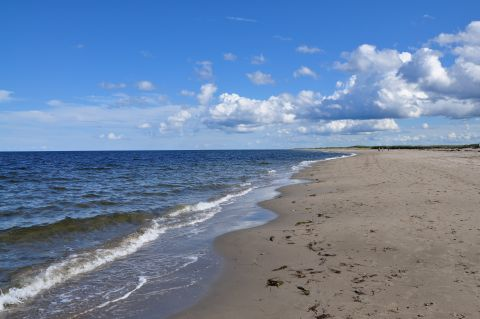
//> input picture waves.jpg, 480 x 319 px
$ ./4-4   (built with g++ and OpenCV 4)
//> lines starting //> are read from the running program, lines starting //| are printed output that depends on the picture; after the words box and inside, x2 and y2 are one past the last pixel; in counts of white or black regions, pixels touching at a corner belong together
### colorHistograms.h
#pragma once
/* colorHistograms.h  */
#include <iostream>
#include <opencv2/opencv.hpp>

using namespace cv;
using namespace std;

class ColorHistogram {
private:
	int  histSize[3]; //각 차원의 크기
	float  hranges[2]; //값 범위
	const float* ranges[3];   //각 차원의 범위
	int channels[3];   //고려할 채널
public:
	ColorHistogram() {
		histSize[0] = histSize[1] = histSize[2] = 256;
		hranges[0] = 0.0;
		hranges[1] = 255.0;
		ranges[0] = hranges;  ranges[1] = hranges;  ranges[2] = hranges; //이 클래스의 모든 채널은 같은 범위
		channels[0] = 0; channels[1] = 1;  channels[2] = 2; //3 채널
	}

	//빈 개수 설정
	void setSize(int size) {
		histSize[0] = histSize[1] = histSize[2] = size;
	}

	MatND  getHistogram(const Mat &image) {//1600만 컬러의 히스토그램(256x256x256)
		MatND  hist;
		//BGR 컬러 히스토그램
		hranges[0] = 0.0;   hranges[1] = 255.0;
		channels[0] = 0; channels[1] = 1;  channels[2] = 2;  //세 채널
		calcHist(&image, 1, channels, Mat(), hist, 3, histSize, ranges);
		return  hist;
	}

	//BGR을 HSV로 변환 후 H 히스토그램
	// [29 lines left out: functions getHueHistogram, getHueHistogram, not called in this run]
};

### contentFinder.h
#pragma once
/* contentFinder.h
컬러 히스토그램 역투영: 물체의 모양은 무시하고 단순히 컬러 분포만으로 검출 */
#include <opencv2/opencv.hpp>
using namespace cv;

class ContentFinder {
private:
	//히스토그램 파라미터
	float  hranges[2];
	const  float* ranges[3];
	int  channels[3];

	float  threshold; //경계값 설정
	Mat  histogram; //입력 히스토그램
	SparseMat  shistogram; //only non-zero elements are stores
	bool  isSparse;

public:
	ContentFinder() : threshold(0.1f), isSparse(false) {
		ranges[0] = hranges;  ranges[1] = hranges;  ranges[2] = hranges;
	} //channels

	void setThreshold(float t) {
		threshold = t;
	}

	float getThreshold() {
		return  threshold;
	}

	void setHistogram(const Mat& h) {
		isSparse = false;
		normalize(h, histogram, 1.0);
	}

	// [4 lines left out: function setHistogram, not called in this run]

	//역투영을 위해 지정할 것들
	Mat find(const Mat& image) {
		Mat result;
		hranges[0] = 0.0;   hranges[1] = 255.0;
		channels[0] = 0; channels[1] = 1;  channels[2] = 2;  //세 채널
		return find(image, hranges[0], hranges[1], channels);
	}

	//히스토그램에 속하는 화소 찾기
	Mat  find(const Mat& image, float minValue, float maxValue, int *channels) {
		Mat  result;
		hranges[0] = minValue;   hranges[1] = maxValue;

		if (isSparse) { //계급 수가 너무 많으면 SparseMat 클래스 사용
			for (int i = 0; i<shistogram.dims(); i++)
				this->channels[i] = channels[i];

			calcBackProject(&image, 1, channels, shistogram, result, ranges, 255.0);
		}
		else {
			for (int i = 0; i<histogram.dims; i++) //히스토그램 차원 = 채널목록
				this->channels[i] = channels[i];

			//확률맵 작성
			//cv::calcBackProject(&image, 한번에 영상 한개만 사용, ... , 확률값의 1을 255로 매핑)
			calcBackProject(&image, 1, channels, histogram, result, ranges, 255.0);

		}

		//확률맵 이진화를 통한 모델 영상 검출
		//이진 영상을 얻기 위해 역투영을 경계화
		if (threshold > 0)
			cv::threshold(result, result, 255.0*threshold, 255.0, cv::THRESH_BINARY);

		return  result;
	}
};

/*
<히스토그램 역투영 절차>
1. 영상 입력 후, 관심 영역 설정
2. 관심 영역의 히스토그램 작성
3. 히스토그램 정규화
4. 확률맵 작성(calcBackProject() 사용) - 확률맵 = 신뢰도 맵
5. 확률맵 이진화를 통한 모델 영상 검출
*/

### histograms.h
#pragma once
/* histograms.h  */
#include <opencv2/opencv.hpp>
using namespace cv;

//그레이레벨 영상의 히스토그램 생성
class Histogram1D {
private:
	int histSize[1]; //빈 개수
	float hranges[2]; //값 범위
	const float* ranges[1]; //값 범위를 가리키는 포인터
	int channels[1]; //조사할 채널 번호

public:
	Histogram1D() {
		histSize[0] = 256;
		hranges[0] = 0.0;
		hranges[1] = 255.0;
		ranges[0] = hranges;
		channels[0] = 0;
	}

	//1D 히스토그램 계산
	MatND getHistogram(const Mat& image) {
		MatND hist;
		calcHist(&image, 1, channels, Mat(), hist, 1, histSize, ranges);
		return hist;
	}

	//1D 히스토그램을 계산한 후, 히스토그램 영상으로 반환
	Mat getHistogramImage(const Mat& image) {
		MatND hist = getHistogram(image);

		double maxVal = 0, minVal = 0;
		//cv::minMaxLoc(input, minVal, maxVal, minLoc(in 2D case), maxLoc(in 2D case), mask)
		minMaxLoc(hist, &minVal, &maxVal, 0, 0); //최소, 최대 빈 값 얻기

		Mat histImage(histSize[0], histSize[0], CV_8U, Scalar(255)); //히스토그램을 표시할 정사각형 영상
		int hpt = static_cast<int>(0.9*histSize[0]); //최고 높이가 총 빈 개수의 90%

		//빈 당 수직선 그리기
		for (int h = 0; h < histSize[0]; h++) {
			float binVal = hist.at<float>(h);
			int intensity = static_cast<int>(binVal*hpt / maxVal);
			line(histImage, Point(h, histSize[0]), Point(h, histSize[0] - intensity), Scalar::all(0));
		}
		return histImage;
	}

	//영상 모습을 변경하는 룩업테이블 적용
	// [46 lines left out: functions applyLookUp, stretch, equalize, not called in this run]
};

### 4-4.cpp
/* 4-4.cpp
(그레이, 컬러)히스토그램 역투영  */
#include <iostream>
#include <opencv2/opencv.hpp>
#include "histograms.h"
#include "contentFinder.h"
#include "colorhistograms.h"

using namespace cv;
using namespace std;

void main() {

	//그레이 히스토그램 역투영
	Mat image = imread("waves.jpg", 0);
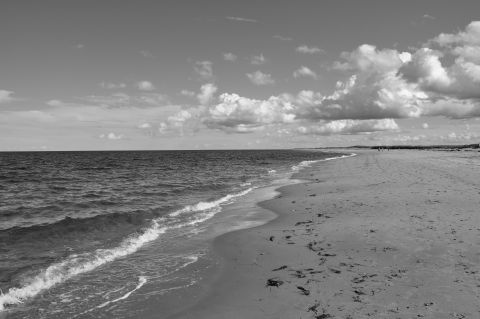
//> image: 319 rows x 480 cols, CV_8UC1; min 8, max 250, mean 128.6
	Mat imageROI = image(Rect(369, 67, 25, 30)); //구름 영역
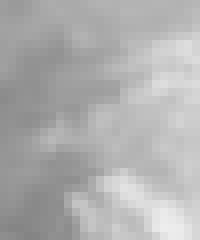
//> imageROI: 30 rows x 25 cols, CV_8UC1 (shown 8 times larger); min 132, max 237, mean 175.7

	Histogram1D h;
	Mat hist = h.getHistogram(imageROI);
//> in getHistogram, `calcHist(&image, 1, channels, Mat(), hist, 1, histSize, ranges);`: hist = 256 values, max 19 at index 170, min 0 at index 0, mean 2.93
	imshow("Reference Hist", h.getHistogramImage(imageROI));
//> in getHistogramImage, `minMaxLoc(hist, &minVal, &maxVal, 0, 0);`: maxVal = 19
//> after the loop in getHistogramImage, `for (int h = 0; h < histSize[0]; h++)`:
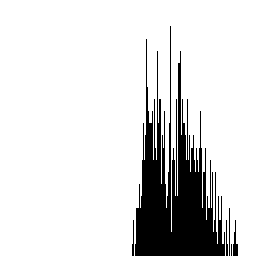
//> histImage: 256 rows x 256 cols, CV_8UC1; 86.2% white; 6 black regions (1 under 20 px), largest, box (x1, y1, x2, y2) and area: (135, 26, 225, 256) 8780, (233, 220, 238, 256) 96, (229, 208, 230, 256) 48, (132, 220, 134, 256) 48, (226, 220, 228, 256) 48

	ContentFinder finder;
	finder.setHistogram(hist); //정규화 히스토그램 1차원, channels[0] = 0;
//> in setHistogram, `normalize(h, histogram, 1.0);`: histogram = 256 values, max 0.22 at index 170, min 0 at index 0, mean 0.0339
	finder.setThreshold(-1.0f); //이진화 작업 안함
	Mat result1;
	result1 = finder.find(image); //역투영맵(확률맵=신뢰도맵)

	Mat tmp; //밝음(낮은 확률), 어두움(높은 확률)로 표시해 보자
	result1.convertTo(tmp, CV_8U, -1.0, 255.0); //반전 영상 a*result+b
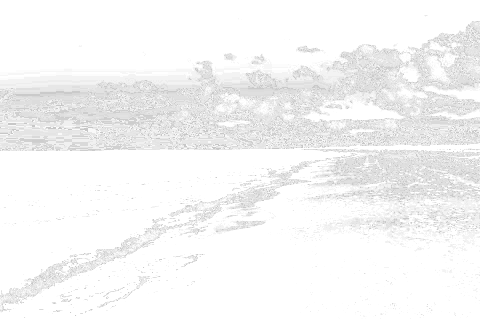
//> tmp: 319 rows x 480 cols, CV_8UC1; min 199, max 255, mean 245.3
	imshow("BackProjection result", tmp);

	finder.setThreshold(0.12f); //Threshold =0.12*255 이진화 작업 함
	result1 = finder.find(image); //이진화 역투영 맵
//> call 2 of find, with minValue = 0, maxValue = 255
//> in find (call 2), `cv::threshold(result, result, 255.0*threshold, 255.0, cv::THRESH_BINAR..`:
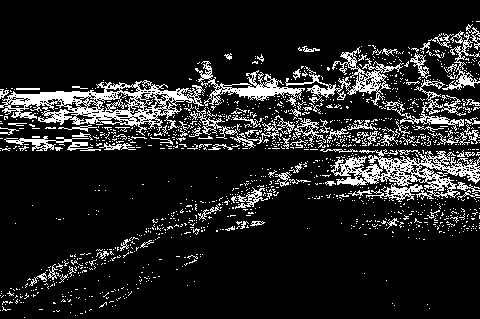
//> result: 319 rows x 480 cols, CV_8UC1; 13.1% white in thin lines or dots
	imshow("Detection Result", result1);

	rectangle(image, Rect(369, 67, 25, 30), Scalar(0, 0, 0));
//> image: 319 rows x 480 cols, CV_8UC1; 0.07% of pixels changed, all inside (x1, y1, x2, y2) = (369, 67, 394, 97)
	imshow("Reference", image);


	//칼라 히스토그램 역투영
	Mat  color = imread("waves.jpg");
//> color is the input picture: 319 rows x 480 cols, CV_8UC3; mean B, G, R 163.3, 131.7, 109.3
	imageROI = color(Rect(0, 0, 100, 45)); //푸른 하늘 영역
//> imageROI: 45 rows x 100 cols, CV_8UC3

	ColorHistogram hc;
	hc.setSize(8); //3차원 8*8*8 (채널 당 8 bins)
	Mat shist = hc.getHistogram(imageROI);

	finder.setHistogram(shist); //역투영에 사용될 정규화 히스토그램 생성
	finder.setThreshold(0.05f);
	result1 = finder.find(color); //이진화 역투영 맵
//> call 3 of find, with minValue = 0, maxValue = 255
//> in find (call 3), `cv::threshold(result, result, 255.0*threshold, 255.0, cv::THRESH_BINAR..`:
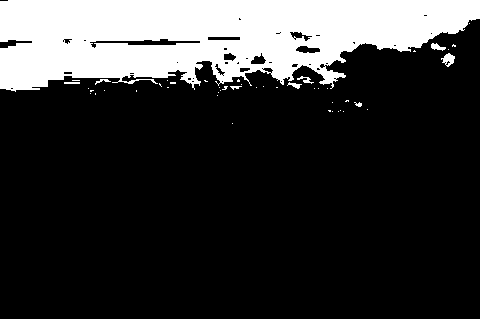
//> result: 319 rows x 480 cols, CV_8UC1; 20.7% white; 47 white regions (38 under 20 px), largest, box (x1, y1, x2, y2) and area: (0, 0, 480, 92) 31229, (441, 53, 455, 67) 109, (431, 43, 446, 51) 66
	imshow("Color Detection Result", result1);

	rectangle(color, Rect(0, 0, 100, 45), Scalar(0, 0, 0));
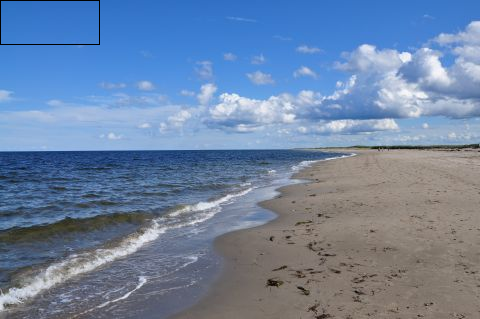
//> color: 319 rows x 480 cols, CV_8UC3; 0.19% of pixels changed, all inside (x1, y1, x2, y2) = (0, 0, 100, 45)
	imshow("Color Reference", color);

	waitKey(0);
}

$ run again, with bear.jpg copied over waves.jpg
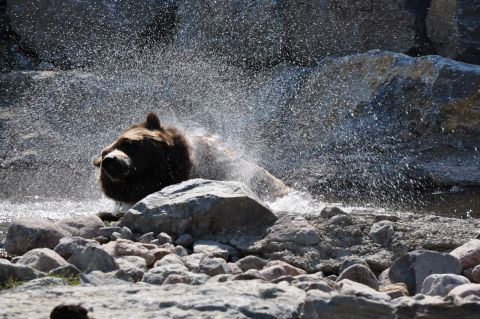
//> input picture bear.jpg, 480 x 319 px
//> in getHistogram, `calcHist(&image, 1, channels, Mat(), hist, 1, histSize, ranges);`: hist = 256 values, max 20 at index 95, min 0 at index 0, mean 2.93
//> maxVal = 20
//> the loop in getHistogramImage, `for (int h = 0; h < histSize[0]; h++)` made 256 passes
//> (binVal, intensity) on passes 1 to 3: (0, 0), (0, 0), (0, 0)
//> after the loop in getHistogramImage, `for (int h = 0; h < histSize[0]; h++)`:
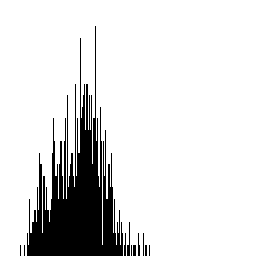
//> histImage: 256 rows x 256 cols, CV_8UC1; 86.9% white; 11 black regions (4 under 20 px), largest, box (x1, y1, x2, y2) and area: (27, 26, 123, 256) 8349, (127, 222, 130, 256) 56, (124, 233, 126, 256) 34
//> histogram = 256 values, max 0.235 at index 95, min 0 at index 0, mean 0.0344
//> color is the input picture: 319 rows x 480 cols, CV_8UC3; mean B, G, R 101.7, 97.5, 96.5
//> `rectangle(color, Rect(0, 0, 100, 45), Scalar(0, 0, 0));`:
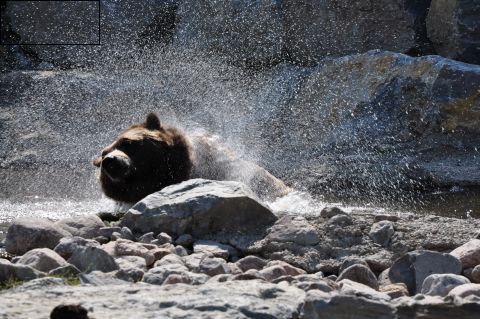
//> color: 319 rows x 480 cols, CV_8UC3; 0.19% of pixels changed, all inside (x1, y1, x2, y2) = (0, 0, 100, 45)
